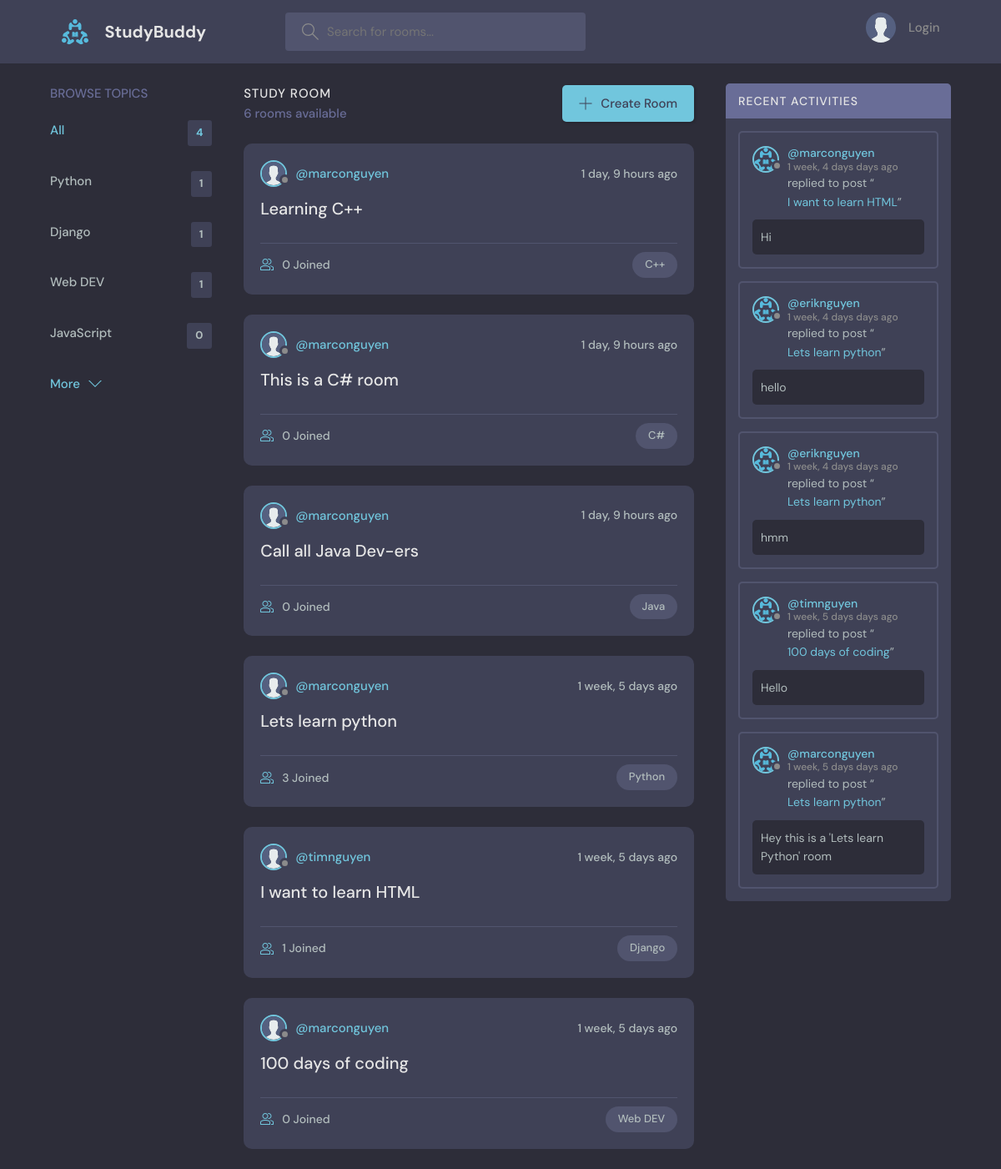
The page / on the database its author committed.
### base/models.py (models this page shows, shortened)
class Topic(models.Model):
    name = models.CharField(max_length= 200)

class Room(models.Model): # Từ Room viết hoa chữ R như trong class code trong python
    host = models.ForeignKey(User, on_delete= models.SET_NULL, null= True)
    topic = models.ForeignKey(Topic, on_delete= models.SET_NULL, null= True)
    name = models.CharField(max_length= 200)
    description = models.TextField(null= True, blank= True)
    participants = models.ManyToManyField(User, related_name= 'participants', blank= True) # đang ở trong trang web, sử dụng mối quan hệ many to many
    updated = models.DateTimeField(auto_now= True) # auto now -> takes a snapshot on every time we save item(s)
    created = models.DateTimeField(auto_now_add= True) # created -> takes a stamp when we first create item
    class Meta:
        ordering = ['-updated', '-created'] # bỏ thêm dấu - để lên đầu, ko thì ở chót
    def __str__(self):
        return self.name

class Message(models.Model):
    user = models.ForeignKey(User, on_delete= models.CASCADE) # 1 user can have many mess(s)
    room = models.ForeignKey(Room, on_delete= models.CASCADE) # 1 to many, khi xoa phong thi toan bo message cua room do deu bi xoa
    body = models.TextField()
    updated = models.DateTimeField(auto_now= True) # auto now -> takes a snapshot on every time we save item(s)
    created = models.DateTimeField(auto_now_add= True) # created -> takes a stamp when we first create item
    class Meta:
        ordering = ['-updated', '-created']
    def __str__(self):
        return self.body[0:50]

### base/views.py (the view)
# urls.py: 2. Add a URL to urlpatterns:  path('', views.home, name='home')
def home(request):
    q = request.GET.get('q') if request.GET.get('q') != None else '' # chứa cái tên topics để ném vào
    rooms = Room.objects.filter(
        Q(topic__name__icontains = q) |
        Q(name__icontains = q) |
        Q(description__icontains = q)
    ) # override the 'room' value
    topics = Topic.objects.all()[0:4]
    room_count = rooms.count()
    room_messages = Message.objects.filter(Q(room__topic__name__icontains= q)) # Q look up cho room
    context = {'rooms': rooms, 'topics': topics, 'room_count': room_count,
                    'room_messages': room_messages}
    return render(request, 'base/home.html', context)

### base/templates/base/home.html (shortened to what this page needs)
{% extends 'main.html' %}
{% block content %}
  <main class="layout layout--3">
    <div class="container">
      <div>
        {% include 'base/topics_component.html'%}
      </div>
      <div class="roomList">
        <div class="roomList__header">
          <div>
            <h2>Study Room</h2>
            <p>{{room_count}} rooms available</p>
          </div>
          <a class="btn btn--main" href="{% url 'create-room' %}">
            <svg version="1.1" xmlns="http://www.w3.org/2000/svg" width="32" height="32" viewBox="0 0 32 32">
              <title>add</title>
              <path
                d="M16.943 0.943h-1.885v14.115h-14.115v1.885h14.115v14.115h1.885v-14.115h14.115v-1.885h-14.115v-14.115z"
              ></path>
            </svg>
            Create Room
          </a>
        </div>
        {% include 'base/feed_component.html'%}
      </div>
      <div>
        {% include 'base/activity_component.html'%}
      </div>
    </div>
  </main>
{% endblock %}

### base/templates/base/topics_component.html (shortened to what this page needs)
<div class="topics">
    <div class="topics__header">
        <h2>Browse Topics</h2>
    </div>
    <ul class="topics__list">
        <li>
            <a href="{% url 'home' %}" class="active">All <span>{{topics.count}}</span></a>
        </li>
        {% for topic in topics %}
        <li>
            <a href="{% url 'home' %}?q={{topic.name}}">{{topic.name}}<span>{{topic.room_set.all.count}}</span></a>
        </li>
        {% endfor %}
    </ul>
    <a class="btn btn--link" href="{% url 'topics' %}">
      More
      <svg version="1.1" xmlns="http://www.w3.org/2000/svg" width="32" height="32" viewBox="0 0 32 32">
        <title>chevron-down</title>
        <path d="M16 21l-13-13h-3l16 16 16-16h-3l-13 13z"></path>
      </svg>
    </a>
</div>

### base/templates/base/feed_component.html (shortened to what this page needs)
{% load static %}
{% for room in rooms %}
    <div class="roomListRoom">
        <div class="roomListRoom__header">
            <a href="{% url 'user-profile' room.host.id %}" class="roomListRoom__author">
                <div class="avatar avatar--small">
                    <img src="{% static 'images/avatar.svg' %}" />
                </div>
                <span>@{{room.host.username}}</span>
            </a>
            <div class="roomListRoom__actions">
                <span>{{room.created|timesince}} ago</span>
            </div>
        </div>
        <div class="roomListRoom__content">
            <a href="{% url 'room' room.id %}">{{room.name}}</a>
        </div>
        <div class="roomListRoom__meta">
            <a href="{% url 'room' room.id %}" class="roomListRoom__joined">
                {{room.participants.all.count}} Joined
            </a>
            <p class="roomListRoom__topic">{{room.topic.name}}</p>
        </div>
    </div>
{% endfor %}

### base/templates/base/activity_component.html (shortened to what this page needs)
{% load static %}
<div class="activities">
    <div class="activities__header">
        <h2>Recent Activities</h2>
    </div>
    {% for message in room_messages %}
    <div class="activities__box">
        <div class="activities__boxHeader roomListRoom__header">
            <a href="{% url 'user-profile' message.user.id %}" class="roomListRoom__author">
                <div class="avatar avatar--small">
                    <img src="{% static 'images/logo.svg' %}" />
                </div>
                <p>
                    @{{message.user}}
                    <span>{{message.created|timesince}} days ago</span>
                </p>
            </a>
        </div>
        <div class="activities__boxContent">
            <p>replied to post “<a href="{% url 'room' message.room.id %}">{{message.room}}</a>”</p>
            <div class="activities__boxRoomContent">
                {{message.body}}
            </div>
        </div>
    </div>
    {% endfor %}
</div>

### rows shown on the page
Topic: name "Python", room_set.all.count "1"
Topic: name "Django", room_set.all.count "1"
Topic: name "Web DEV", room_set.all.count "1"
Topic: name "JavaScript", room_set.all.count "0"
Room: host.username "marconguyen", created "1 day, 9 hours", name "Learning C++", participants.all.count "0", topic.name "C++"
Room: host.username "marconguyen", created "1 day, 9 hours", name "This is a C# room", participants.all.count "0", topic.name "C#"
Room: host.username "marconguyen", created "1 day, 9 hours", name "Call all Java Dev-ers", participants.all.count "0", topic.name "Java"
Room: host.username "marconguyen", created "1 week, 5 days", name "Lets learn python", participants.all.count "3", topic.name "Python"
Room: host.username "timnguyen", created "1 week, 5 days", name "I want to learn HTML", participants.all.count "1", topic.name "Django"
Room: host.username "marconguyen", created "1 week, 5 days", name "100 days of coding", participants.all.count "0", topic.name "Web DEV"
Message: user "marconguyen", created "1 week, 4 days", room "I want to learn HTML", body "Hi"
Message: user "eriknguyen", created "1 week, 4 days", room "Lets learn python", body "hello"
Message: user "eriknguyen", created "1 week, 4 days", room "Lets learn python", body "hmm"
Message: user "timnguyen", created "1 week, 5 days", room "100 days of coding", body "Hello"
Message: user "marconguyen", created "1 week, 5 days", room "Lets learn python", body "Hey this is a 'Lets learn Python' room"

### other values the page prints
{{ topics.count }} "4"
{{ room_count }} "6"
